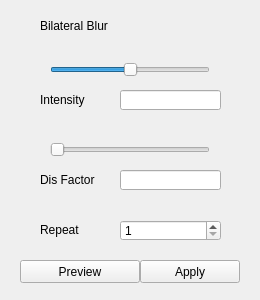
<?xml version="1.0" encoding="UTF-8"?>
<ui version="4.0">
 <class>BilateralBlurWidget</class>
 <widget class="QWidget" name="BilateralBlurWidget">
  <property name="geometry">
   <rect>
    <x>0</x>
    <y>0</y>
    <width>260</width>
    <height>300</height>
   </rect>
  </property>
  <property name="windowTitle">
   <string>Form</string>
  </property>
  <widget class="QLabel" name="label">
   <property name="geometry">
    <rect>
     <x>40</x>
     <y>10</y>
     <width>191</width>
     <height>31</height>
    </rect>
   </property>
   <property name="text">
    <string>Bilateral Blur</string>
   </property>
  </widget>
  <widget class="QLineEdit" name="blurRadiusEdit">
   <property name="geometry">
    <rect>
     <x>120</x>
     <y>90</y>
     <width>101</width>
     <height>20</height>
    </rect>
   </property>
   <property name="inputMethodHints">
    <set>Qt::ImhDigitsOnly</set>
   </property>
  </widget>
  <widget class="QLabel" name="label_2">
   <property name="geometry">
    <rect>
     <x>40</x>
     <y>90</y>
     <width>71</width>
     <height>20</height>
    </rect>
   </property>
   <property name="text">
    <string>Intensity</string>
   </property>
  </widget>
  <widget class="QPushButton" name="applyBtn">
   <property name="geometry">
    <rect>
     <x>140</x>
     <y>260</y>
     <width>100</width>
     <height>23</height>
    </rect>
   </property>
   <property name="text">
    <string>Apply</string>
   </property>
  </widget>
  <widget class="QPushButton" name="previewBtn">
   <property name="geometry">
    <rect>
     <x>20</x>
     <y>260</y>
     <width>120</width>
     <height>23</height>
    </rect>
   </property>
   <property name="text">
    <string>Preview</string>
   </property>
  </widget>
  <widget class="QSlider" name="blurRadiusSlider">
   <property name="geometry">
    <rect>
     <x>50</x>
     <y>60</y>
     <width>160</width>
     <height>19</height>
    </rect>
   </property>
   <property name="minimum">
    <number>-100</number>
   </property>
   <property name="maximum">
    <number>100</number>
   </property>
   <property name="orientation">
    <enum>Qt::Horizontal</enum>
   </property>
  </widget>
  <widget class="QLineEdit" name="disFactorEdit">
   <property name="geometry">
    <rect>
     <x>120</x>
     <y>170</y>
     <width>101</width>
     <height>20</height>
    </rect>
   </property>
   <property name="inputMethodHints">
    <set>Qt::ImhDigitsOnly</set>
   </property>
  </widget>
  <widget class="QLabel" name="label_3">
   <property name="geometry">
    <rect>
     <x>40</x>
     <y>170</y>
     <width>71</width>
     <height>20</height>
    </rect>
   </property>
   <property name="text">
    <string>Dis Factor</string>
   </property>
  </widget>
  <widget class="QSlider" name="disFactorSlider">
   <property name="geometry">
    <rect>
     <x>50</x>
     <y>140</y>
     <width>160</width>
     <height>19</height>
    </rect>
   </property>
   <property name="minimum">
    <number>0</number>
   </property>
   <property name="maximum">
    <number>200</number>
   </property>
   <property name="value">
    <number>0</number>
   </property>
   <property name="orientation">
    <enum>Qt::Horizontal</enum>
   </property>
  </widget>
  <widget class="QSpinBox" name="repeatBox">
   <property name="geometry">
    <rect>
     <x>120</x>
     <y>220</y>
     <width>101</width>
     <height>21</height>
    </rect>
   </property>
   <property name="minimum">
    <number>1</number>
   </property>
   <property name="maximum">
    <number>5</number>
   </property>
  </widget>
  <widget class="QLabel" name="label_4">
   <property name="geometry">
    <rect>
     <x>40</x>
     <y>220</y>
     <width>71</width>
     <height>20</height>
    </rect>
   </property>
   <property name="text">
    <string>Repeat</string>
   </property>
  </widget>
 </widget>
 <resources/>
 <connections/>
</ui>
